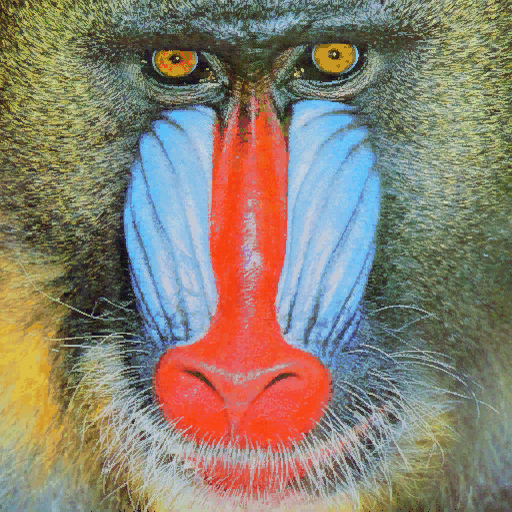
#> input picture P2/mandril.jpg, 512 x 512 px
$ jupyter execute VC_P2.ipynb   (older library calls are emulated)   (text cells are left out)
#> lines starting #> are read from the running program, lines starting #| are printed output that depends on the picture; after the words box and inside, x2 and y2 are one past the last pixel; in counts of white or black regions, pixels touching at a corner belong together
[cell 1]
import cv2
import numpy as np
import matplotlib.pyplot as plt

[cell 2]
#Lee imagen de archivo
img = cv2.imread('mandril.jpg')
#> img is the input picture: shape (512, 512, 3); mean B, G, R 112.9, 128.5, 137.5

#Si hay lectura correcta
if img is not None:
    #Muestra dimensiones
    print(img.shape)
#| (512, 512, 3)
    #Mostramos la imagen original con matplotlib
    plt.figure()
    #Eliminamos etiquetas de los ejes
    plt.axis("off")
    plt.imshow(img)
    plt.show()

    #Recordar que OpenCV lee las imágenes almacenando en formato BGR, por lo que convertimos para visualizr de forma correcta a RGB
    img_rgb = cv2.cvtColor(img, cv2.COLOR_BGR2RGB)
    #Muestra la imagen tras convertir a RGB
    #Eliminamos etiquetas de los ejes
    plt.figure()
    plt.axis("off")
    plt.imshow(img_rgb)
    plt.show()
else:
    print('Imagen no encontrada')

[cell 3]
#Conversión de la imagen a niveles de grises de la imagen original en BGR
gris = cv2.cvtColor(img, cv2.COLOR_BGR2GRAY)
print(gris.shape)
#| (512, 512)
#Muestra, indicando el mapa de color de grises con matplotlib
plt.figure()
#Eliminamos etiquetas de los ejes
plt.axis("off")
plt.imshow(gris, cmap='gray')
plt.show()

[cell 4]
#Obtiene contornos con el operador de Canny
canny = cv2.Canny(gris, 100, 200)
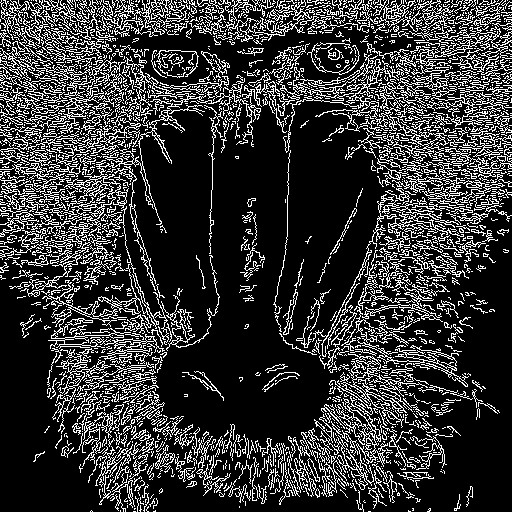
#> canny: shape (512, 512); 21.2% white in thin lines or dots
#print(canny) #Muestra contenido, valores 0 o 255
#Visualiza resultado
plt.imshow(canny, cmap='gray')
plt.show()

[cell 5]
#El contenido de la imagen resultado de Canny, son valores 0 o 255, lo compruebas al descomentar
#print(canny)
#Cuenta el número de píxeles blancos (255) por columna
#Suma los valores de los pixeles por columna
col_counts = cv2.reduce(canny, 0, cv2.REDUCE_SUM, dtype=cv2.CV_32SC1)

#Normaliza en base al número de filas, primer valor devuelto por shape, y al valor máximo del píxel (255)
#El resultado será el número de píxeles blancos por columna
cols = col_counts[0] / (255 * canny.shape[0])
#> cols = 512 values, max 0.365 at index 104, min 0.0566 at index 261, mean 0.212

#Muestra dicha cuenta gráficamente
plt.figure()
plt.subplot(1, 2, 1)
plt.axis("off")
plt.title("Canny")
plt.imshow(canny, cmap='gray')

plt.subplot(1, 2, 2)
plt.title("Respuesta de Canny")
plt.xlabel("Columnas")
plt.ylabel("% píxeles")
plt.plot(cols)
#Rango en x definido por las columnas
plt.xlim([0, canny.shape[1]])
#> Out = (0, 512)
#> figure, not shown here; panel 2: curve peaks at x = 104, y = 0.365

[cell 6]
#Suma los valores de los pixeles por filas
row_counts = cv2.reduce(canny, 1, cv2.REDUCE_SUM, dtype=cv2.CV_32SC1)
#> row_counts = 512 values, max 56100 at index 12, min 4335 at index 507, mean 27646.1

#Normaliza en base al número de filas, primer valor devuelto por shape, y al valor máximo del píxel (255)
#El resultado será el número de píxeles blancos por columna
rows = row_counts[:, 0] / (255 * canny.shape[1])
#> rows = 512 values, max 0.43 at index 12, min 0.0332 at index 507, mean 0.212

max_white_pixels = np.max(row_counts)
#> max_white_pixels = 56100
print(f"El valor máximo de píxeles blancos por fila es: {max_white_pixels}")
#| El valor máximo de píxeles blancos por fila es: 56100
for indice,row in enumerate(row_counts):
    if(row > 0.95*max_white_pixels):
        print(f"La fila número {indice} es igual o mayor que 0.95*max, con un valor de {row}")
#> this loop made 512 passes
#> row on passes 1 to 3: [44625], [48705], [49725]
#| La fila número 12 es igual o mayor que 0.95*max, con un valor de [56100]
#| La fila número 100 es igual o mayor que 0.95*max, con un valor de [54060]


plt.figure()
plt.subplot(1, 2, 1)
plt.axis("off")
plt.title("Canny")
plt.imshow(canny, cmap='gray')

plt.subplot(1, 2, 2)
plt.title("Respuesta de Canny (por filas)")
plt.xlabel("Filas")
plt.ylabel("% píxeles")
plt.plot(rows)
plt.xlim([0, canny.shape[0]])  # Ahora se usa el número de filas
#> Out = (0, 512)
#> figure, not shown here; panel 2: curve peaks at x = 12, y = 0.43

[cell 7]
# Gaussiana para suavizar la imagen original, eliminando altas frecuencias
ggris = cv2.GaussianBlur(gris, (3, 3), 0)

#Calcula en ambas direcciones (horizontal y vertical)
sobelx = cv2.Sobel(ggris, cv2.CV_64F, 1, 0)  # x
sobely = cv2.Sobel(ggris, cv2.CV_64F, 0, 1)  # y
#Combina ambos resultados
sobel = cv2.add(sobelx, sobely)

#Muestra ambos resultados
plt.figure()
plt.subplot(1, 3, 1)
plt.axis("off")
plt.title('Bordes verticales')
#Verticales
#Para visualizar convierte a escala manejable en una imagen de grises
plt.imshow(cv2.convertScaleAbs(sobelx), cmap='gray')
#plt.imshow(sobelx, cmap='gray') #Prueba sin convertir escala

plt.subplot(1, 3, 2)
plt.axis("off")
plt.title('Bordes horizontales')
#Horizontales
#Para visualizar convierte a escala manejable en una imagen de grises
plt.imshow(cv2.convertScaleAbs(sobely), cmap='gray')
#plt.imshow(sobelx, cmap='gray') #Prueba sin convertir escala

plt.subplot(1, 3, 3)
plt.axis("off")
plt.title('Bordes combinados')
#Para visualizar convierte a escala manejable en una imagen de grises
plt.imshow(cv2.convertScaleAbs(sobel), cmap='gray')
#plt.imshow(sobel, cmap='gray') #Prueba sin convertir escala
plt.show()

[cell 8]
# Mostrar el tipo de dato de los valores en la imagen soble, además de valores máximo y mínimo
print(f"Tipo de datos, valor mínimo y máximo en sobel: {sobel.dtype}, {np.min(sobel)}, {np.max(sobel)}")
#| Tipo de datos, valor mínimo y máximo en sobel: float64, -594.0, 570.0

# Conversión a byte con openCV
sobel8_v1 = cv2.convertScaleAbs(sobel)
# Mostrar el tipo de dato de los valores en la imagen soble, además de valores máximo y mínimo
print(f"Tipo de datos, valor mínimo y máximo en sobel8_v1: {sobel8_v1.dtype}, {np.min(sobel8_v1)}, {np.max(sobel8_v1)}")
#| Tipo de datos, valor mínimo y máximo en sobel8_v1: uint8, 0, 255

# Conversión a byte con numpy
sobel8_v2 = np.uint8(sobel)
# Mostrar el tipo de dato de los valores en la imagen soble, además de valores máximo y mínimo
print(f"Tipo de datos, valor mínimo y máximo en sobel8_v2: {sobel8_v2.dtype}, {np.min(sobel8_v2)}, {np.max(sobel8_v2)}")
#| Tipo de datos, valor mínimo y máximo en sobel8_v2: uint8, 0, 254

[cell 9]
#Define valor umbral
valorUmbral = 130 #Prueba otros valores
#Obtiene imagen umbralizada para dicho valor definido
res, imagenUmbralizada = cv2.threshold(gris, valorUmbral, 255, cv2.THRESH_BINARY)
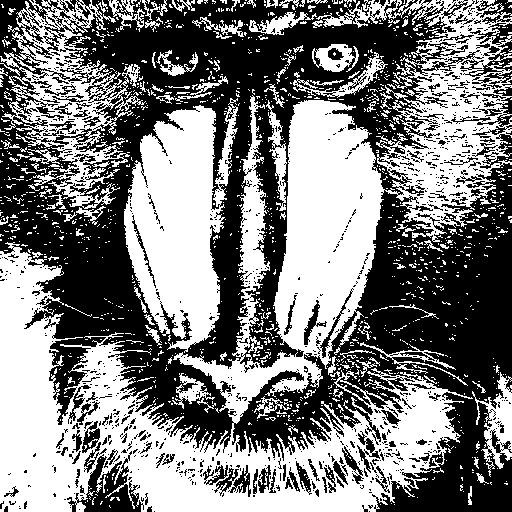
#> imagenUmbralizada: shape (512, 512); 49.2% white; 1405 white regions (1275 under 20 px), largest, box (x1, y1, x2, y2) and area: (0, 0, 512, 512) 85399, (124, 98, 238, 353) 17472, (0, 0, 146, 209) 9816
#> res = 130
#Muestra resultado
plt.imshow(imagenUmbralizada, cmap='gray')
plt.show()

#El umbralizado inverso, los valores menores que el umbral se muestran en blanco
res, imagenUmbralizada = cv2.threshold(gris, valorUmbral, 255, cv2.THRESH_BINARY_INV)
#Muestra resultado
plt.imshow(imagenUmbralizada, cmap='gray')
plt.show()

imagenEnRango = cv2.inRange(gris, 150, 200)
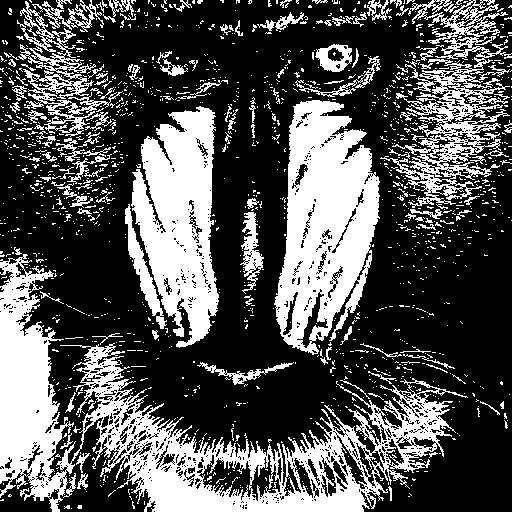
#> imagenEnRango: shape (512, 512); 33.3% white; 1498 white regions (1367 under 20 px), largest, box (x1, y1, x2, y2) and area: (0, 254, 468, 512) 30413, (274, 100, 380, 355) 16821, (131, 106, 219, 348) 13197
#Muestra resultado
plt.imshow(imagenEnRango, cmap='gray')
plt.show()

[cell 10]
#Cálculo del histograma de una imagen en escala de grises
hist = cv2.calcHist([gris], [0], None, [256], [0, 256])
#> hist = 256 values, max 3536 at index 176, min 0 at index 0, mean 1024

plt.figure()
plt.axis("off")
plt.imshow(gris, cmap='gray')

# Histograma sin normalizar
plt.figure()
plt.subplot(1, 2, 1)
plt.title("Histograma")
plt.xlabel("Bins")
plt.ylabel("# píxeles")
plt.plot(hist)
plt.xlim([0, 256])

#Normaliza el histograma en base al número de píxeles y lo muestra
hist /= hist.sum()
#> hist = 256 values, max 0.0135 at index 176, min 0 at index 0, mean 0.00391

plt.subplot(1, 2, 2)
plt.title("Histograma")
plt.xlabel("Bins")
plt.ylabel("% píxeles")
plt.tight_layout(pad=3.0) #separación entre plots
plt.plot(hist)
plt.xlim([0, 256])
#> figure, not shown here; panel 1: curve peaks at x = 176, y = 3536; panel 2: curve peaks at x = 176, y = 0.0135

[cell 11]
#Calcula en ambas direcciones (horizontal y vertical)
sobelx = cv2.Sobel(ggris, cv2.CV_64F, 1, 0)  # x
sobely = cv2.Sobel(ggris, cv2.CV_64F, 0, 1)  # y
#Combina ambos resultados
sobel = cv2.add(sobelx, sobely)
# Convertir Sobel a 8 bits
sobel_8bit = cv2.convertScaleAbs(sobel)
#Define valor umbral
valorUmbral = 130
#Obtiene imagen umbralizada para dicho valor definido
res, imagenUmbralizada = cv2.threshold(sobel_8bit, valorUmbral, 255, cv2.THRESH_BINARY)
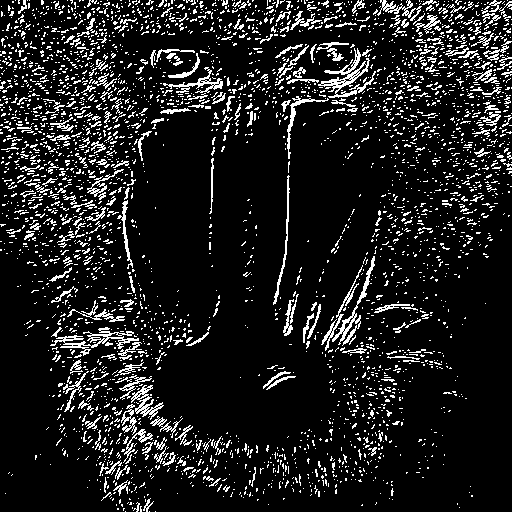
#> imagenUmbralizada: shape (512, 512); 11.9% white in thin lines or dots
#Muestra resultado
plt.imshow(imagenUmbralizada, cmap='gray')
plt.show()

[cell 12]
col_counts = cv2.reduce(imagenUmbralizada, 0, cv2.REDUCE_SUM, dtype=cv2.CV_32SC1)

#Normaliza en base al número de filas, primer valor devuelto por shape, y al valor máximo del píxel (255)
#El resultado será el número de píxeles blancos por columna
cols = col_counts[0] / (255 * imagenUmbralizada.shape[0])
#> cols = 512 values, max 0.35 at index 288, min 0.0195 at index 262, mean 0.119

max_white_pixels_col = np.max(col_counts)
#> max_white_pixels_col = 45645
print(f"El valor máximo de píxeles blancos por columna es: {max_white_pixels_col}")
#| El valor máximo de píxeles blancos por columna es: 45645

for indice,col in enumerate(col_counts[0]):
    if(col > 0.95*max_white_pixels_col):
        print(f"La columna número {indice} es igual o mayor que 0.95*max, con un valor de {col}")
#> this loop made 512 passes
#> col on passes 1 to 3: 6630, 10200, 12750
#| La columna número 288 es igual o mayor que 0.95*max, con un valor de 45645

#Muestra dicha cuenta gráficamente
plt.figure()
plt.subplot(1, 2, 1)
plt.axis("off")
plt.title("imagen Umbralizada")
plt.imshow(imagenUmbralizada, cmap='gray')

plt.subplot(1, 2, 2)
plt.title("Respuesta de imagen Umbralizada")
plt.xlabel("Columnas")
plt.ylabel("% píxeles")
plt.plot(cols)
#Rango en x definido por las columnas
plt.xlim([0, imagenUmbralizada.shape[1]])
#> Out = (0, 512)
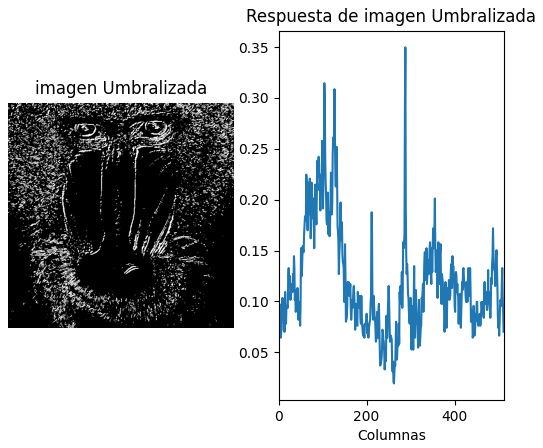
#> figure drawn by matplotlib, 2 panels; panel 2: curve peaks at x = 288, y = 0.35

[cell 13]
#Suma los valores de los pixeles por filas
row_counts = cv2.reduce(imagenUmbralizada, 1, cv2.REDUCE_SUM, dtype=cv2.CV_32SC1)
#> row_counts = 512 values, max 41055 at index 82, min 1530 at index 497, mean 15538.6

#Normaliza en base al número de filas, primer valor devuelto por shape, y al valor máximo del píxel (255)
#El resultado será el número de píxeles blancos por columna
rows = row_counts[:, 0] / (255 * imagenUmbralizada.shape[1])
#> rows = 512 values, max 0.314 at index 82, min 0.0117 at index 497, mean 0.119

max_white_pixels = np.max(row_counts)
#> max_white_pixels = 41055
print(f"El valor máximo de píxeles blancos por fila es: {max_white_pixels}")
#| El valor máximo de píxeles blancos por fila es: 41055
for indice,row in enumerate(row_counts):
    if(row > 0.95*max_white_pixels):
        print(f"La fila número {indice} es igual o mayor que 0.95*max, con un valor de {row}")
#> this loop made 512 passes
#> row on passes 1 to 3: [23715], [33405], [35445]
#| La fila número 3 es igual o mayor que 0.95*max, con un valor de [39525]
#| La fila número 82 es igual o mayor que 0.95*max, con un valor de [41055]
#| La fila número 83 es igual o mayor que 0.95*max, con un valor de [39270]


plt.figure()
plt.subplot(1, 2, 1)
plt.axis("off")
plt.title("imagen Umbralizada")
plt.imshow(imagenUmbralizada, cmap='gray')

plt.subplot(1, 2, 2)
plt.title("Respuesta de imagen Umbralizada (por filas)")
plt.xlabel("Filas")
plt.ylabel("% píxeles")
plt.plot(rows)
plt.xlim([0, imagenUmbralizada.shape[0]])  # Ahora se usa el número de filas
#> Out = (0, 512)
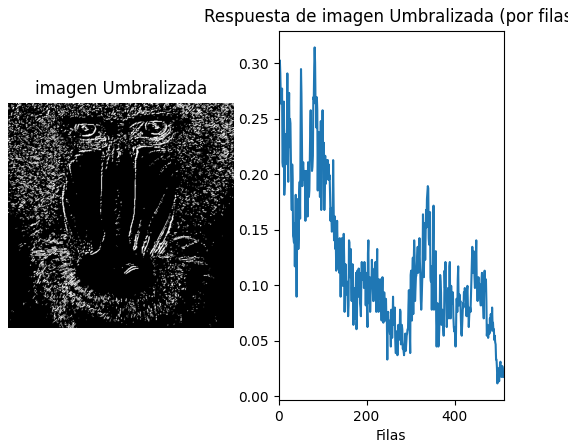
#> figure drawn by matplotlib, 2 panels; panel 2: curve peaks at x = 82, y = 0.314

[cell 14]
#Calcula la diferencia entre dos imágenes
#Utiliza la imagen original y la obtenida tras aplicar la gaussiana (creada en la celda dedicada a Sobel)
dif = cv2.absdiff(gris, ggris)

#Visualiza
plt.figure()
plt.subplot(1, 2, 1)
plt.title("Diferencias")
plt.axis("off")
plt.imshow(dif, cmap='gray')

#Zonas de mayor diferencia tras aplicar umbral
res, imgdif = cv2.threshold(dif, 30, 255, cv2.THRESH_BINARY)
#> imgdif: shape (512, 512); 2.3% white in thin lines or dots
#Visualiza
plt.subplot(1, 2, 2)
plt.title("Mayores")
plt.axis("off")
plt.imshow(imgdif, cmap='gray')
plt.show()

[cell 15]
vid = cv2.VideoCapture(0)

#Marca de inicio
disponible = 0
while(True):
    # fotograma a fotograma
    ret, frame = vid.read()
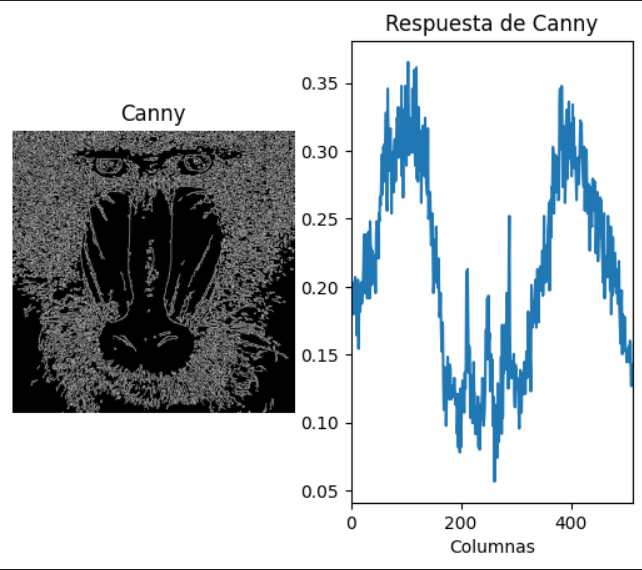
#> input picture P2/tarea1_columnas.png, 642 x 570 px, given in place of the camera
#> frame is the input picture: shape (570, 642, 3); mean B, G, R 202.9, 199.7, 195.1

    if ret:
        if disponible > 0:
            dif = cv2.absdiff(frame, pframe)
            # Muestra resultado
            cv2.imshow('Diferencia', dif)
        else:
            disponible = 1

        #Copia fotograma actual para la diferencia en el siguiente forograma
        pframe = frame.copy()
    # Detenemos pulsado ESC
    if cv2.waitKey(20) == 27:
#> (key Esc is pressed here)
        break

# Libera el objeto de captura
vid.release()
# Destruye ventanas
cv2.destroyAllWindows()

[cell 16]
vid = cv2.VideoCapture(0)

# Fondo
# Inicializa la sustracción del fondo con mezcla de gaussianas y detección de sombras
eliminadorFondo = cv2.createBackgroundSubtractorMOG2(history=100, varThreshold=50, detectShadows=True)

while(True):
    # fotograma a fotograma
    ret, frame = vid.read()

    if ret:
        # Aplica efecto espejo sobre la entrada
        framem=cv2.flip(frame, 1)
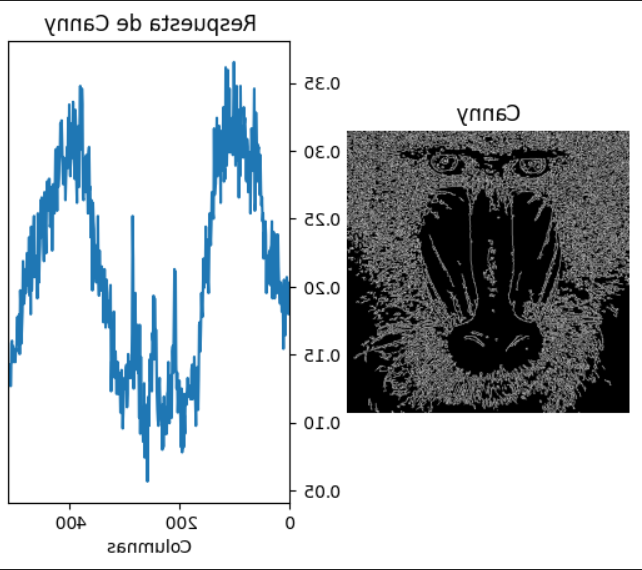
#> framem: shape (570, 642, 3); mean B, G, R 202.9, 199.7, 195.1


        #Con un segundo parámerto se puede definir máscara con zonas a actualizar
        objetos = eliminadorFondo.apply(framem)
#> objetos: shape (570, 642); values 127 (black) and 255 (white), 6.4% white; 136 white regions (111 under 20 px), largest, box (x1, y1, x2, y2) and area: (443, 190, 542, 375) 6802, (348, 260, 406, 412) 3749, (419, 188, 476, 319) 3738
        #objetos = eliminadorFondo.apply(framem, objetos, 0)  #No actualiza el fondo
        # Obtiene fondo
        background = eliminadorFondo.getBackgroundImage()

        # Muestra resultado
        cv2.imshow('Fotograma', objetos)
        # Muestra fondo
        cv2.imshow('Fondo', background)


    # Detenemos pulsado ESC
    if cv2.waitKey(20) == 27:
#> (key Esc is pressed here)
        break

# Libera el objeto de captura
vid.release()
# Destruye ventanas
cv2.destroyAllWindows()

[cell 17]
#Reinterpretacion "Mi little piece of privacy"


def encontrar_brillante(imagen, width_bloque=8):
    # Convertimos la imagen a escala de grises

    h, w = imagen.shape

    # Inicializamos el valor máximo de brillo y la posición
    max_brilho = -1
    max_pos = 0  # Solo necesitamos la posición X, porque el bloque cubre todo el alto

    # Recorremos la imagen en columnas de 8 píxeles de ancho
    for x in range(0, w, width_bloque):
        # Definir la región de 8 píxeles de ancho que cubre todo el alto
        bloque = imagen[:, x:x+width_bloque]
        brillo_bloque = np.mean(bloque)  # Calcular el brillo promedio del bloque vertical

        # Comparamos el brillo promedio de este bloque con el valor máximo encontrado
        if brillo_bloque > max_brilho:
            max_brilho = brillo_bloque
            max_pos = x  # Guardamos la posición X del bloque con mayor brillo

    # Devolvemos solo la posición X del bloque con mayor brillo
    return max_pos

# Captura de video desde la cámara
vid = cv2.VideoCapture(0)

# Definir la posición inicial de la barra en el centro de la imagen
pos_x_actual = 0

# Inicializa la sustracción del fondo con mezcla de gaussianas y detección de sombras
eliminadorFondo = cv2.createBackgroundSubtractorMOG2(history=100, varThreshold=50, detectShadows=True)

while True:
    # Leer fotograma a fotograma
    ret, frame = vid.read()

    if ret:
        #Objeto en movimiento
        objetos = eliminadorFondo.apply(frame)
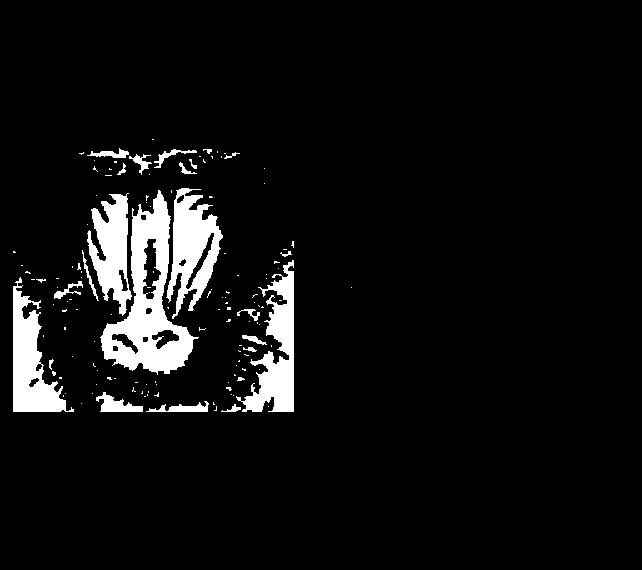
#> objetos: shape (570, 642); values 127 (black) and 255 (white), 6.4% white; 136 white regions (111 under 20 px), largest, box (x1, y1, x2, y2) and area: (100, 190, 199, 375) 6802, (236, 260, 294, 412) 3749, (166, 188, 223, 319) 3738

        # Determinar la posición x del objeto en movimiento
        pos_x_objetivo = encontrar_brillante(objetos)
#> the loop in encontrar_brillante, `for x in range(0, w, width_bloque):` made 81 passes
#> (brillo_bloque, max_brilho) on passes 1, 2, 3, 14, 15, 16, 18: (127, 127), (137.8, 137.8), (154.5, 154.5), (159.7, 159.7), (161.1, 161.1), (161.6, 161.6), (164.6, 164.6)
#> brillo_bloque on passes 4 to 9: 149.9, 147, 136, 134.7, 133, 129.7
#> after the loop in encontrar_brillante, `for x in range(0, w, width_bloque):`: max_brilho = 164.6; max_pos = 136
#> pos_x_objetivo = 136

        # Mover la posición actual poco a poco hacia la posición objetivo
        pos_x_actual = int(pos_x_actual * (1 - 0.2) + pos_x_objetivo * 0.2)
#> pos_x_actual = 27

        # Definir las esquinas del rectángulo
        top_left_x = max(0, pos_x_actual - 80)
#> top_left_x = 0
        bottom_right_x = min(frame.shape[1], pos_x_actual + 80)
#> bottom_right_x = 107
        top_left_y = 0
        bottom_right_y = frame.shape[0]
#> bottom_right_y = 570

        # Crear una capa superpuesta (una copia de la imagen original)
        overlay = frame.copy()

        # Dibujar el rectángulo en la capa con un color sólido
        cv2.rectangle(overlay, (top_left_x, top_left_y), (bottom_right_x, bottom_right_y), (255, 255, 255), -1)
#> overlay: shape (570, 642, 3); 7.51% of pixels changed, all inside (x1, y1, x2, y2) = (0, 0, 108, 570)

        # Aplicar el efecto de transparencia utilizando el mezclado alfa (alpha blending)
        frame = cv2.addWeighted(overlay, 0.5, frame, 0.5, 0)
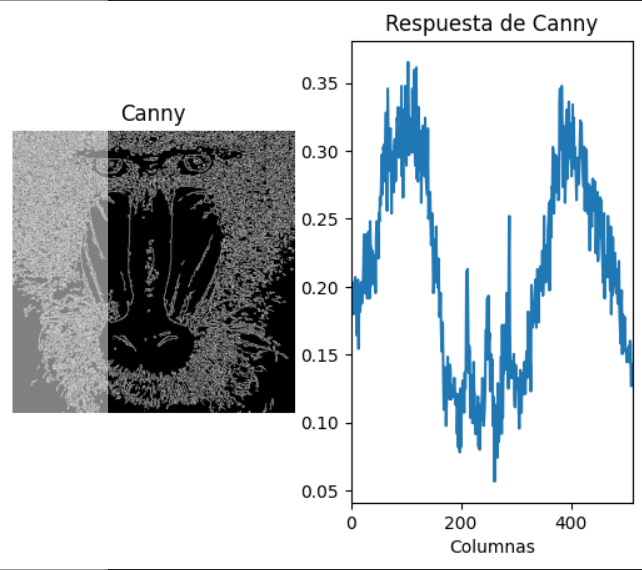
#> frame: shape (570, 642, 3); mean B, G, R 210, 206.8, 202.2


        # Mostrar los objetos en movimiento
        cv2.imshow('Fotograma', objetos)

        # Mostrar el fotograma con la barra que se mueve suavemente hacia el movimiento
        cv2.imshow('Cortina', frame)
    # Detener cuando se presiona ESC
    if cv2.waitKey(20) == 27:
#> (key Esc is pressed here)
        break

# Liberar el objeto de captura
vid.release()
# Destruir todas las ventanas
cv2.destroyAllWindows()
